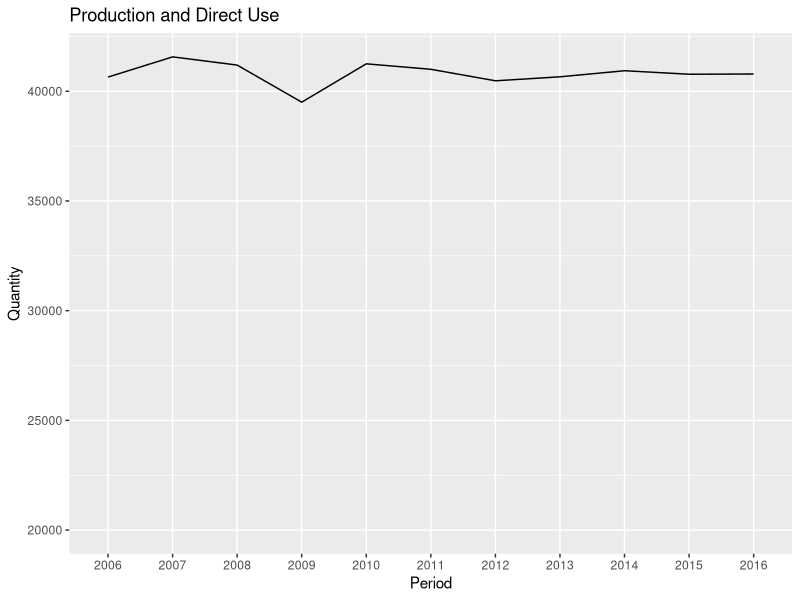
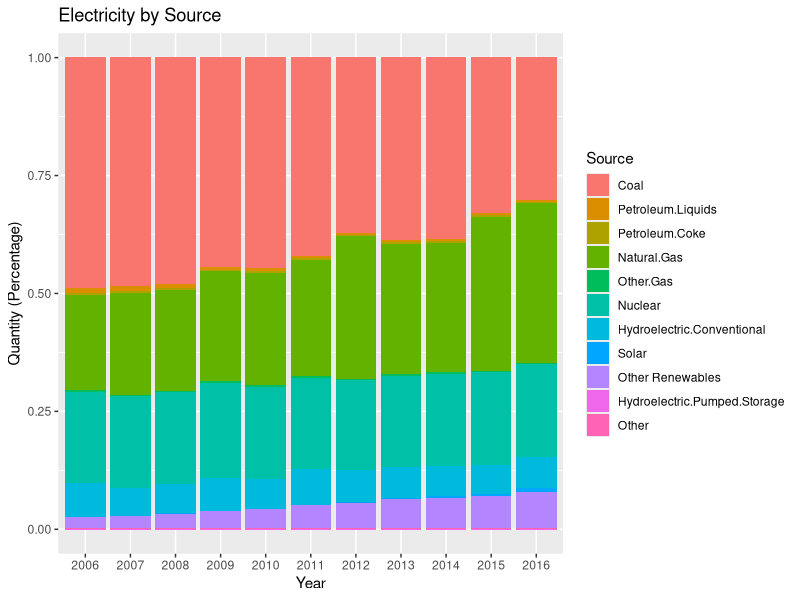
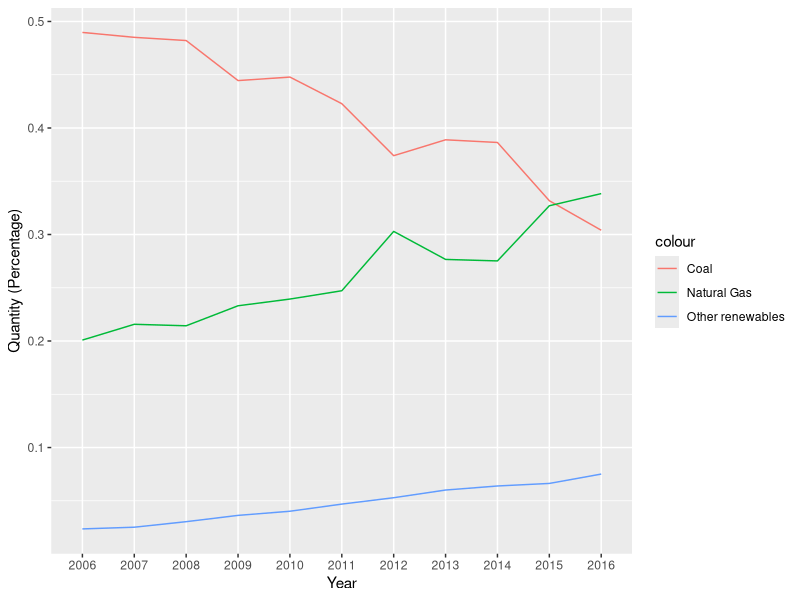
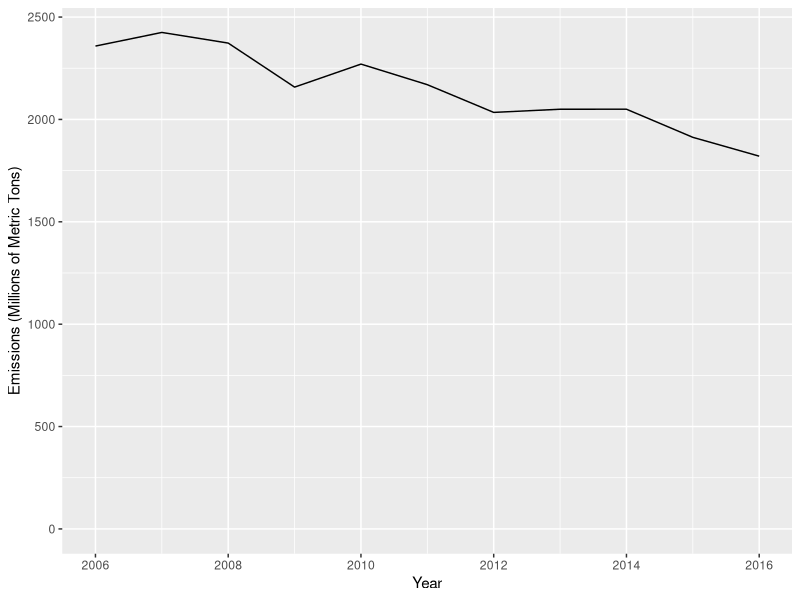

Source code (R) for these figures, in order:
## ---- chunk 1
#The analysis that follows was performed using R with the following libraries:
library(knitr)
library(plyr)
library(dplyr)
library(ggplot2)
library(reshape2)
## ---- chunk 2
df <- read.csv('US_Electricity_Production_Sources_Percentages.csv')

df[,1] <- as.character(df[[1]])
for (i in 2:13) {
  df[,i] <- as.numeric(sub("%", "",df[[i]],fixed=TRUE)) / 100
}

opts_knit$set(base.dir = getwd(), base.url = '/')
opts_chunk$set(fig.path = 'assets/electricity-sources/')
## ---- chunk 3
ggplot(df, aes(Period, Total.Generation.at.Utility.Scale.Facilities, group = 1)) +
  geom_line(stat="identity") +
  expand_limits(y = 20000) +
  ggtitle(label = "Production and Direct Use", subtitle = NULL) +
  labs(x = "Period", y = "Quantity")
## ---- chunk 4
df <- plyr::rename(df, c(
  "Renewable.Sources.Excluding.Hydroelectric.and.Solar"="Other Renewables"))
mf <- melt(df[1:12], id.vars = 'Period', variable.name = 'Source', value.name = 'Quantity')


ggplot(mf, aes(Period, Quantity)) +
  geom_bar(aes(fill = Source), stat="identity") +
  ggtitle(label = "Electricity by Source", subtitle = NULL) +
  labs(x = "Year", y = 'Quantity (Percentage)')

## ---- chunk 5
bp <- ggplot(df, aes(x=Period, group = 1)) +
  geom_line(aes(y = Coal, color = "Coal")) +
  geom_line(aes(y = Natural.Gas, color = "Natural Gas")) +
  geom_line(aes(y = df$`Other Renewables`, color = "Other renewables")) +
  labs(x = "Year", y = 'Quantity (Percentage)')
bp
## ---- chunk 6
# File was manually edited from https://www.eia.gov/totalenergy/data/browser/xls.php?tbl=T12.06&freq=m, which
# is part of the montly review at https://www.eia.gov/totalenergy/data/monthly/#environment
emissions <- read.csv('US_Emissions_Electricity_Sector.csv')
emissions <- filter(emissions, Period >= 2006)
## ---- chunk 7
bp <- ggplot(emissions, aes(x=Period, Total.CO2.Emissions..MMT.)) +
  geom_line() +
  expand_limits(y = 0) +
  labs(x = "Year", y = 'Emissions (Millions of Metric Tons)')
bp
